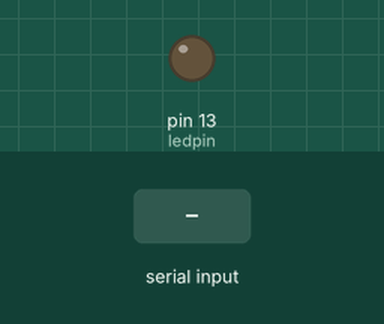
This sketch was run on a simulated Arduino Uno, built with avr-gcc and run on an emulated ATmega328P. Parts: output pins drawn as LEDs (lit = HIGH). The test bench sets the inputs (shaded band).

Above: at 1.2 s.
1.3 s: "1" received over the second serial link
At 2.5 s:
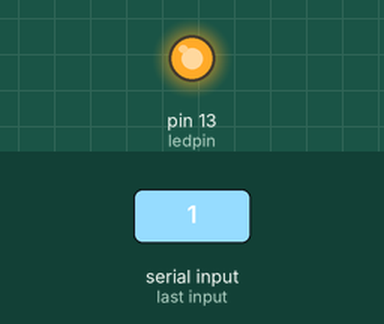
2.8 s: "0" received over the second serial link
At 3.6 s:
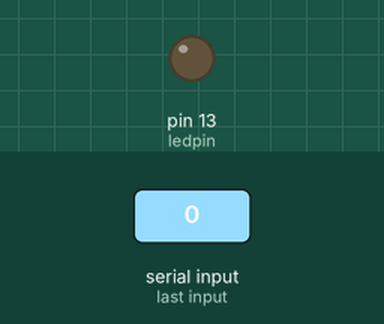
Timing chart, 0 to 5.8 s (numbered marks = the images above; inputs shaded):
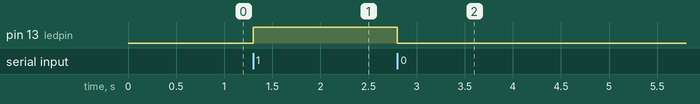

Measured:
- after the input at 1.3 s, pin 13 (ledpin): LOW → HIGH at once
- after the input at 2.8 s, pin 13 (ledpin): HIGH → LOW at once

The sketch:

bluetooth.ino
```cpp
#include<SoftwareSerial.h>
SoftwareSerial mySerial(10,11);
int ledpin=13;
int data;
void setup() {
  mySerial.begin(9600);
  pinMode(ledpin,OUTPUT);

}

void loop() {
  if(mySerial.available()){
    data=mySerial.read();
    if (data=='1'){
      digitalWrite(ledpin,HIGH);
      mySerial.println("led on");

      }
      else if (data=='0'){
        digitalWrite(ledpin,LOW);
      mySerial.println("led off");
        }
    }

}
```
